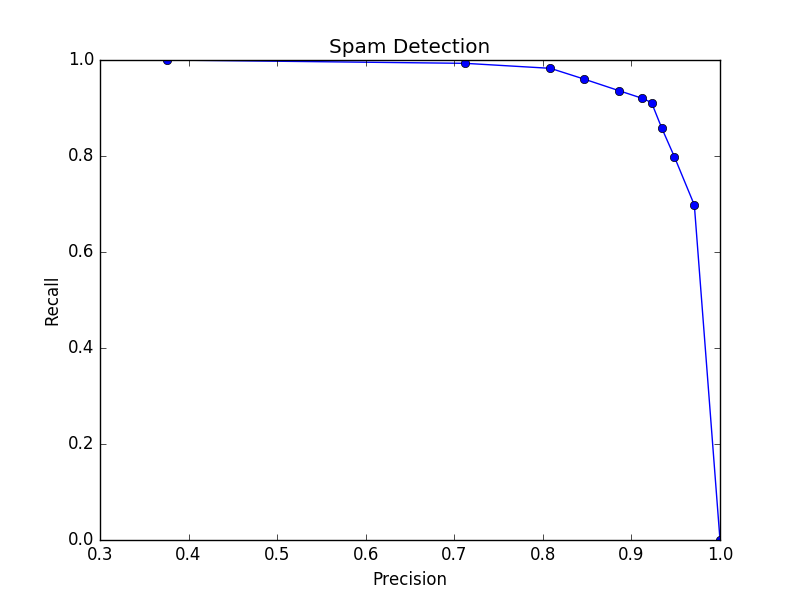

Python code for this plot:
"""
Gregory Matthews
CS 383: Assignment 6 - Artificial Neural Network, Precision and Recall
Last Modified: 3/2/2018
"""
import csv
import numpy as np
from scipy import stats as sp
import matplotlib
matplotlib.use('Agg')
import matplotlib.pyplot as mplot
np.random.seed(0)
np.set_printoptions(suppress=True)

import ANN as NN

precision = []
recall = []

# Compute output of hidden layer node
NN.H = NN.g(NN.test * NN.Beta)

# Compute output of output layer node
NN.O = NN.g(NN.H * NN.Theta)

# Calculating Precision and Recall
for threshold in range(0, 11):
    # Compute Precision and Recall
    tp, tn, fp, fn = 0., 0., 0., 0.
    for i, o_i in enumerate(NN.O):
        # Compare against threshold
        if o_i > threshold/10.:
            pred = 1
        else:
            pred = 0

        if pred == NN.test_label[i]:
            if pred == 1: tp +=1
            elif pred == 0: tn += 1
        else:
            if pred == 1: fp +=1
            elif pred == 0: fn += 1
    # Check for division by 0 case
    if (tp+fp) == 0:
        precision.append(1.0)
    else:
        precision.append(tp / (tp + fp))

    recall.append(tp / (tp + fn))

mplot.figure(2)
mplot.plot(precision, recall, marker='o', c='b')
mplot.title('Spam Detection')
mplot.xlabel('Precision')
mplot.ylabel('Recall')
mplot.savefig('Precision_Recall.png')
